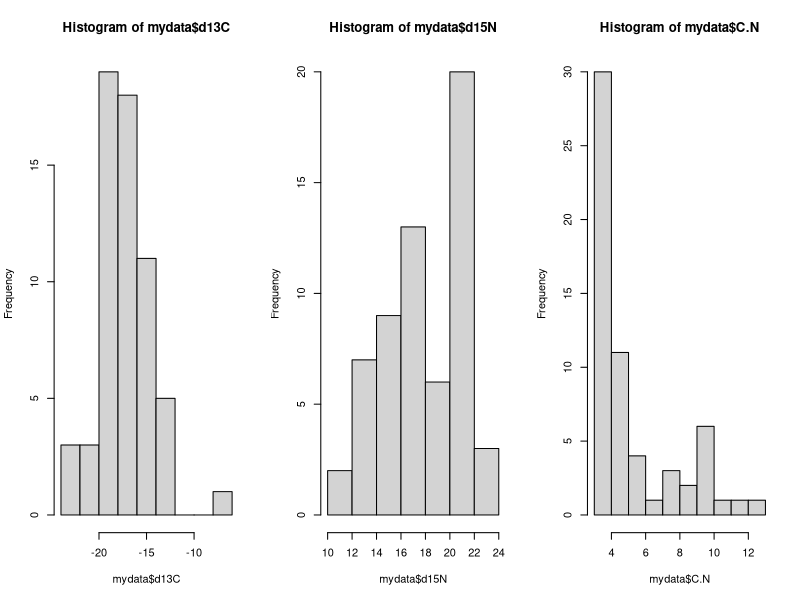
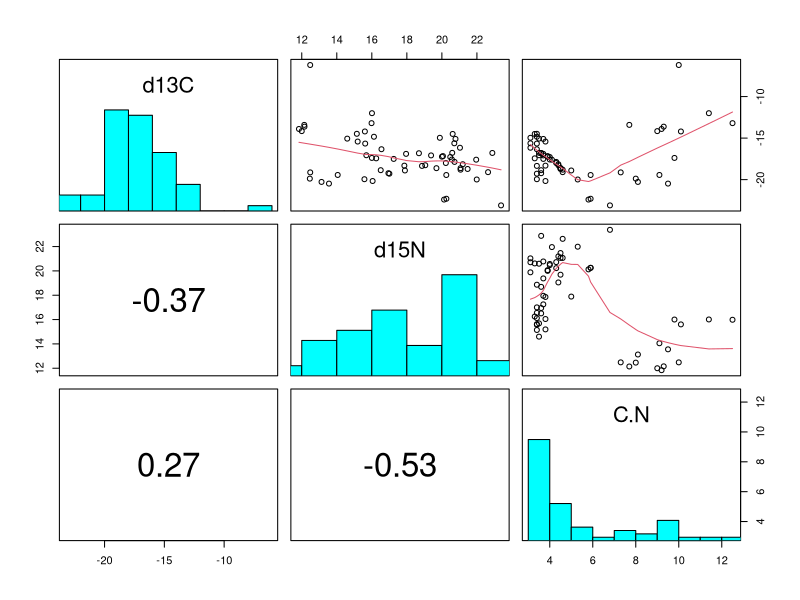
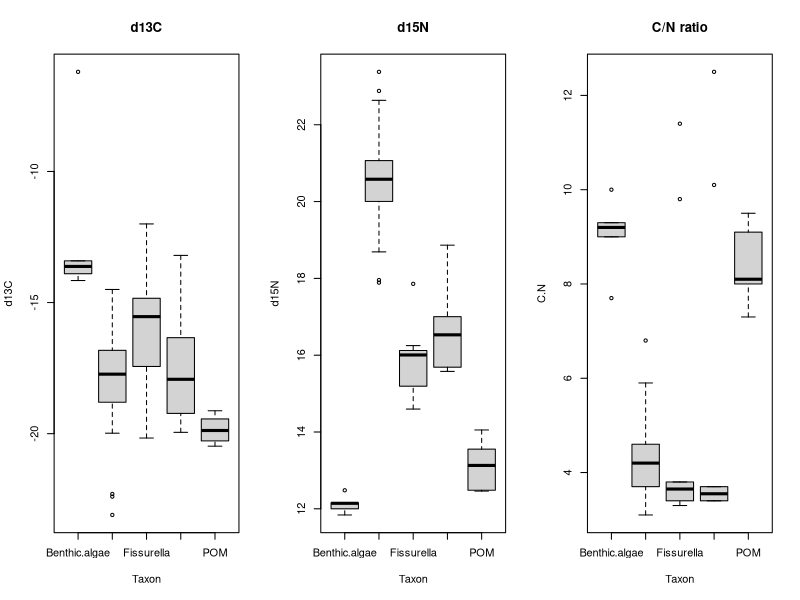
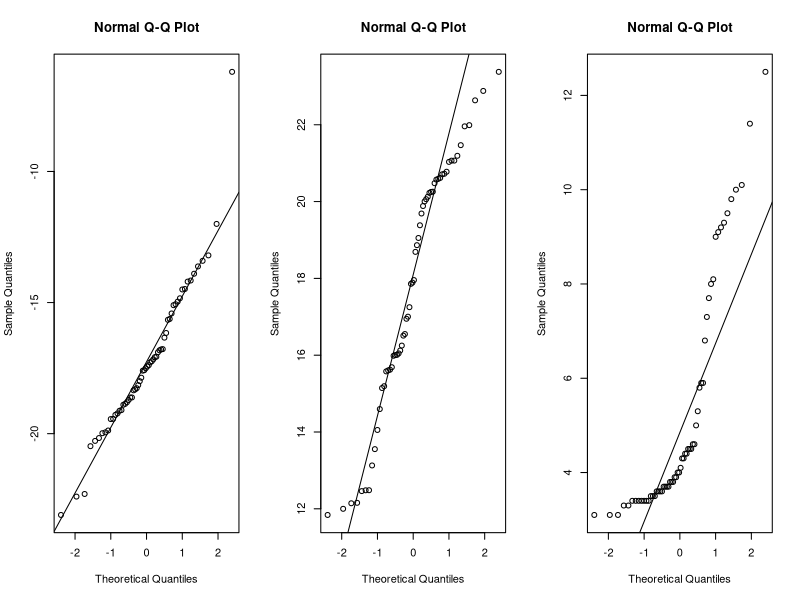
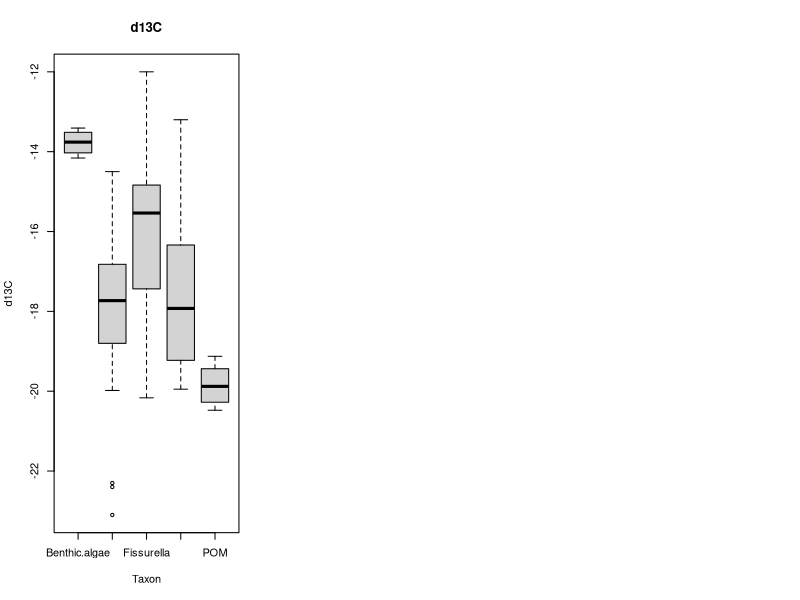

The R source for these figures, in order:
## ---- chunk 1
knitr::opts_chunk$set(echo = TRUE, fig.width = 9, fig.height = 6)
## ---- chunk 2
# import the data. 
# If you get an error about "No such file or directory" then you 
# need to take care about where R is currently working, and where your 
# data file is in relation to this.
mydata <- read.csv("Practical01.csv", 
                   header = TRUE, stringsAsFactors = FALSE)

# verify that our data looks correct by printing the first1 10 lines
# to screen
head(mydata)

# if the data is not a massive dataset, you might like to look  
# at it all
# mydata
## ---- chunk 3
str(mydata)
## ---- chunk 4

# prove to ourselves that the $ notation works.
mydata$Taxon

# a basic summary of each column in the data.frame
summary(mydata)

# how many observations do we have per Taxon might also be of use
table(mydata$Taxon)
## ---- chunk 5
# Install tidyverse if required
# install.packages('tidyverse')

# load the library
library(tidyverse)

# generate summary statistics by group
mydata |> 
  group_by(Taxon) |>
  summarise(count = n(),
            mC = mean(d13C), 
            sdC = sd(d13C), 
            mN = mean(d15N), 
            sdN = sd(d15N),
            mCN = mean(C.N),
            sdCN = sd(C.N))


## ---- chunk 6
# set up a multi-panel plot, 1 row, 3 columns
par(mfrow = c(1,3)) 
hist(mydata$d13C)
hist(mydata$d15N)
hist(mydata$C.N)
## ---- chunk 7
# = = = = = = = = = = = = = = = = = = = = = = = = = = = = = =
# These functions are copied from the help file for pairs()
## put histograms on the diagonal
panel.hist <- function(x, ...)
{
    usr <- par("usr"); on.exit(par(usr))
    par(usr = c(usr[1:2], 0, 1.5) )
    h <- hist(x, plot = FALSE)
    breaks <- h$breaks; nB <- length(breaks)
    y <- h$counts; y <- y/max(y)
    rect(breaks[-nB], 0, breaks[-1], y, col = "cyan", ...)
}

panel.cor <- function(x, y, digits = 2, prefix = "", cex.cor, ...)
{
    usr <- par("usr"); on.exit(par(usr))
    par(usr = c(0, 1, 0, 1))
    r <- cor(x, y)
    txt <- format(c(r, 0.123456789), digits = digits)[1]
    txt <- paste0(prefix, txt)
    if(missing(cex.cor)) cex.cor <- 0.8/strwidth(txt)
    # text(0.5, 0.5, txt, cex = cex.cor * r)
    text(0.5, 0.5, txt, cex = 3)
}

# = = = = = = = = = = = = = = = = = = = = = = = = = = = = = =

# A basic pairs() plot of the numeric data
# These two lines of code are identical, but use the 
# dplyr functions slightly differently
# pairs(select(mydata, d13C, d15N, C.N))
# pairs(mydata %>% select(d13C, d15N, C.N))



# this select function comes from the package dplyr and allows us to 
# select a subset of columns to plot.
pairs(select(mydata, d13C, d15N, C.N), 
      diag.panel = panel.hist,
      upper.panel = panel.smooth,
      lower.panel = panel.cor)


## ---- chunk 8

# first Carbon
boxplot(d13C ~ Taxon, data = mydata, main = "d13C")

# second Nitrogen
boxplot(d15N ~ Taxon, data = mydata, main = "d15N")

# third the C/N ratio
boxplot(C.N ~ Taxon, data = mydata, main = "C/N ratio")

## ---- chunk 9
# another 1x3 panel plot
par(mfrow = c(1,3))

qqnorm(mydata$d13C)
qqline(mydata$d13C)

qqnorm(mydata$d15N)
qqline(mydata$d15N)

qqnorm(mydata$C.N)
qqline(mydata$C.N)

## ---- chunk 10
subset_mydata <- mydata %>% filter(d13C < max(d13C))

# check our boxplots again
boxplot(d13C ~ Taxon, data = subset_mydata, main = "d13C")
